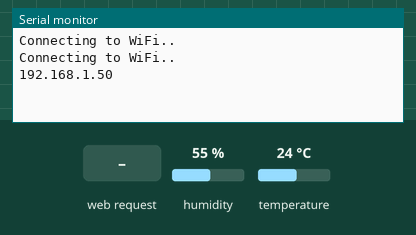
Recording of a sketch running on a simulated ESP8266 (NodeMCU). On the bench: the last lines printed to the serial monitor. Inputs (shaded band) come from the test bench; at power-on: humidity 55 %, temperature 24 °C. WiFi joins after 1.5 s; servers stay silent unless stated.

Above: at 3.2 s.
3.3 s: HTTP request GET /temperature received
At 3.9 s:
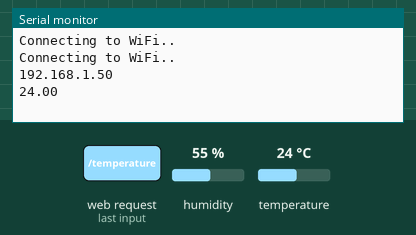
4.8 s: HTTP request GET /humidity received
At 5.3 s:
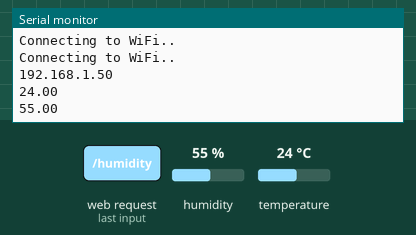

The sketch:

esp-8266-temperature-web-server.ino
```cpp
//Tech Trends
//ESP8266 Temperature Web Server


// Import required libraries
//#include "WiFi.h"

#include "ESPAsyncWebServer.h"
#include <ESP8266WiFi.h>
#include <Adafruit_Sensor.h>
#include <DHT.h>


// Replace with your network credentials
const char* ssid = "";
const char* password = "";

#define DHTPIN 4    // Digital pin connected to the DHT sensor

// Uncomment the type of sensor in use:
#define DHTTYPE    DHT11     // DHT 11
//#define DHTTYPE    DHT22     // DHT 22 (AM2302)
//#define DHTTYPE    DHT21     // DHT 21 (AM2301)

DHT dht(DHTPIN, DHTTYPE);

// Create AsyncWebServer object on port 80
AsyncWebServer server(80);

String readDHTTemperature() {
  // Sensor readings may also be up to 2 seconds 'old' (its a very slow sensor)
  // Read temperature as Celsius (the default)
  float t = dht.readTemperature();
  // Read temperature as Fahrenheit (isFahrenheit = true)
  //float t = dht.readTemperature(true);
  // Check if any reads failed and exit early (to try again).
  if (isnan(t)) {
    Serial.println("Failed to read from DHT sensor!");
    return "--";
  }
  else {
    Serial.println(t);
    return String(t);
  }
}

String readDHTHumidity() {
  // Sensor readings may also be up to 2 seconds 'old' (its a very slow sensor)
  float h = dht.readHumidity();
  if (isnan(h)) {
    Serial.println("Failed to read from DHT sensor!");
    return "--";
  }
  else {
    Serial.println(h);
    return String(h);
  }
}

const char index_html[] PROGMEM = R"rawliteral(
<!DOCTYPE HTML><html>
<head>
  <meta name="viewport" content="width=device-width, initial-scale=1">
  <link rel="stylesheet" href="https://use.fontawesome.com/releases/v5.7.2/css/all.css" integrity="sha384-fnmOCqbTlWIlj8LyTjo7mOUStjsKC4pOpQbqyi7RrhN7udi9RwhKkMHpvLbHG9Sr" crossorigin="anonymous">
  <style>
    html {
     font-family: Arial;
     display: inline-block;
     margin: 0px auto;
     text-align: center;
    }
    h2 { font-size: 3.0rem; }
    p { font-size: 3.0rem; }
    .units { font-size: 1.2rem; }
    .dht-labels{
      font-size: 1.5rem;
      vertical-align:middle;
      padding-bottom: 15px;
    }
  </style>
</head>
<body>
  <h2>Tech Trends</h2>
  <h3>ESP8266 DHT Server</h3>
  <p>
    <i class="fas fa-thermometer-half" style="color:#059e8a;"></i>
    <span class="dht-labels">Temperature</span>
    <span id="temperature">%TEMPERATURE%</span>
    <sup class="units">&deg;C</sup>
  </p>
  <p>
    <i class="fas fa-tint" style="color:#00add6;"></i>
    <span class="dht-labels">Humidity</span>
    <span id="humidity">%HUMIDITY%</span>
    <sup class="units">&percnt;</sup>
  </p>
</body>
<script>
setInterval(function ( ) {
  var xhttp = new XMLHttpRequest();
  xhttp.onreadystatechange = function() {
    if (this.readyState == 4 && this.status == 200) {
      document.getElementById("temperature").innerHTML = this.responseText;
    }
  };
  xhttp.open("GET", "/temperature", true);
  xhttp.send();
}, 10000 ) ;

setInterval(function ( ) {
  var xhttp = new XMLHttpRequest();
  xhttp.onreadystatechange = function() {
    if (this.readyState == 4 && this.status == 200) {
      document.getElementById("humidity").innerHTML = this.responseText;
    }
  };
  xhttp.open("GET", "/humidity", true);
  xhttp.send();
}, 10000 ) ;
</script>
</html>)rawliteral";

// Replaces placeholder with DHT values
String processor(const String& var){
  //Serial.println(var);
  if(var == "TEMPERATURE"){
    return readDHTTemperature();
  }
  else if(var == "HUMIDITY"){
    return readDHTHumidity();
  }
  return String();
}

void setup(){
  // Serial port for debugging purposes
  Serial.begin(115200);

  dht.begin();

  // Connect to Wi-Fi
  WiFi.begin(ssid, password);
  while (WiFi.status() != WL_CONNECTED) {
    delay(1000);
    Serial.println("Connecting to WiFi..");
  }

  // Print ESP32 Local IP Address
  Serial.println(WiFi.localIP());

  // Route for root / web page
  server.on("/", HTTP_GET, [](AsyncWebServerRequest *request){
    request->send_P(200, "text/html", index_html, processor);
  });
  server.on("/temperature", HTTP_GET, [](AsyncWebServerRequest *request){
    request->send_P(200, "text/plain", readDHTTemperature().c_str());
  });
  server.on("/humidity", HTTP_GET, [](AsyncWebServerRequest *request){
    request->send_P(200, "text/plain", readDHTHumidity().c_str());
  });

  // Start server
  server.begin();
}

void loop(){

}
```

Measured:
- after the input at 3.3 s, the serial monitor: prints a new line at once (image 1)
- after the input at 4.8 s, the serial monitor: prints a new line at once (image 2)
